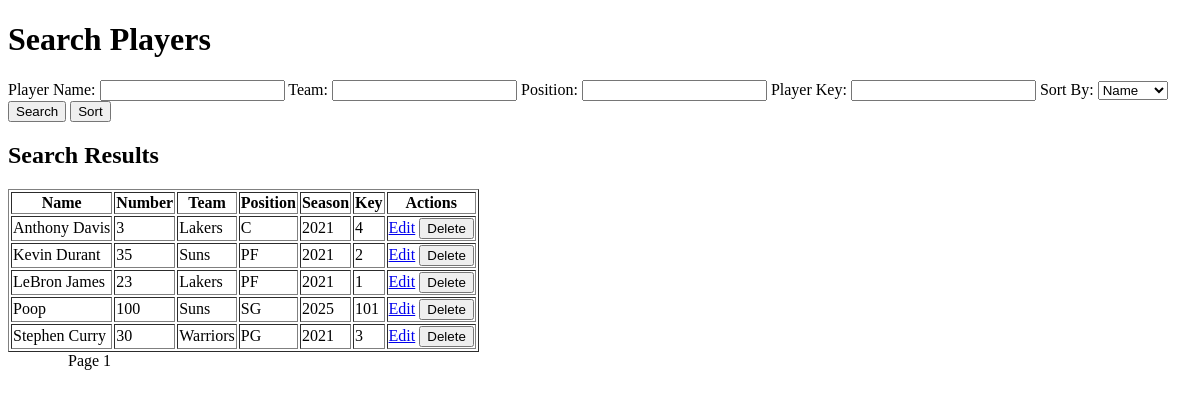
The page /search on the database as committed earlier.
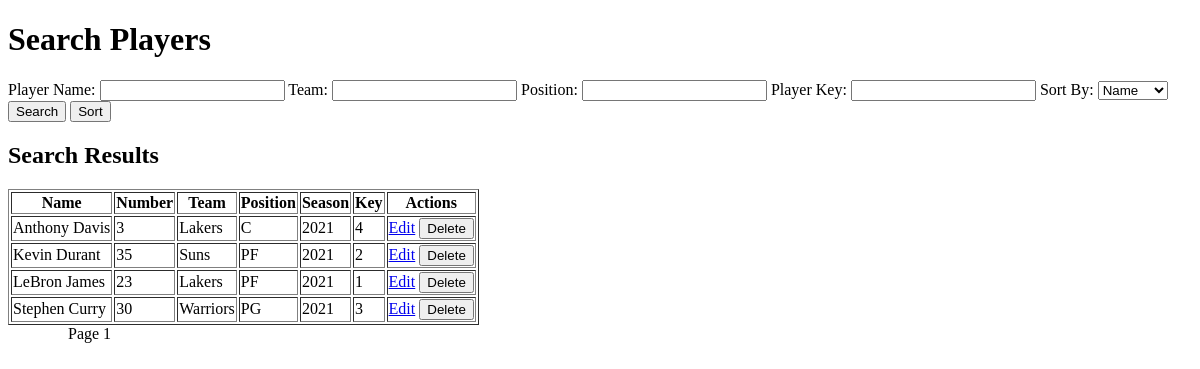
The same page on the database as committed later.
### tables this page shows
CREATE TABLE player (
    p_name         varchar(100) not null,
    p_number       varchar(100) not null,
    p_team         varchar(100) not null,
    p_position     varchar(100) not null,
    p_key   varchar(100) not null, p_season varchar(100),
    PRIMARY KEY(p_key)
);

### project.py (the view)
@app.route('/search', methods=['GET', 'POST'])
def search():
    player_name = request.form.get('player_name', '').strip()
    team = request.form.get('team', '').strip()
    position = request.form.get('position', '').strip()
    player_key = request.form.get('player_key', '').strip()  # New: Get p_key from the form
    sort_by = request.form.get('sort_by', 'p_name').strip()
    action = request.form.get('action', 'search')  # Determine if it's a search or sort action
    page = int(request.args.get('page', 1))
    query = 'SELECT * FROM player WHERE 1=1'
    params = []
    if player_name:
        query += ' AND p_name LIKE ?'
        params.append(f"%{player_name}%")
    if team:
        query += ' AND p_team LIKE ?'
        params.append(f"%{team}%")
    if position:
        query += ' AND p_position LIKE ?'
        params.append(f"%{position}%")
    if player_key:  # New: Add p_key filter
        query += ' AND p_key = ?'
        params.append(player_key)
    if action == 'sort':
        query += f' ORDER BY {sort_by}'
    else:
        query += ' ORDER BY p_name'
    offset = (page - 1) * PER_PAGE
    query += ' LIMIT ? OFFSET ?'
    params.extend([PER_PAGE, offset])
    connection = get_db_connection()
    players = connection.execute(query, params).fetchall()
    total_query = 'SELECT COUNT(*) FROM player WHERE 1=1'
    total_params = params[:-2]  # Exclude pagination params
    if player_name:
        total_query += ' AND p_name LIKE ?'
    if team:
        total_query += ' AND p_team LIKE ?'
    if position:
        total_query += ' AND p_position LIKE ?'
    if player_key:
        total_query += ' AND p_key = ?'
    total = connection.execute(total_query, total_params).fetchone()[0]
    connection.close()
    return render_template(
        'search.html', players=players, player_name=player_name, team=team, position=position,
        player_key=player_key, sort_by=sort_by, page=page, total=total, per_page=PER_PAGE
    )

### project.py (called while the page is built)
def get_db_connection():
    connection = sqlite3.connect(DB_PATH)
    connection.row_factory = sqlite3.Row
    return connection

### templates/search.html (shortened to what this page needs)
<!DOCTYPE html>
<html lang="en">
<head>
</head>
<body>
    <h1>Search Players</h1>
    <form method="POST" action="/search">
        <label for="player_name">Player Name:</label>
        <input type="text" id="player_name" name="player_name" value="{{ player_name }}">
        <label for="team">Team:</label>
        <input type="text" id="team" name="team" value="{{ team }}">
        <label for="position">Position:</label>
        <input type="text" id="position" name="position" value="{{ position }}">
        <label for="player_key">Player Key:</label>
        <input type="text" id="player_key" name="player_key" value="{{ player_key }}">
        <label for="sort_by">Sort By:</label>
        <select id="sort_by" name="sort_by">
            <option value="p_name" {% if sort_by == 'p_name' %}selected{% endif %}>Name</option>
        </select>
        <button type="submit" name="action" value="search">Search</button>
        <button type="submit" name="action" value="sort">Sort</button>
    </form>
    {% if players %}
    <h2>Search Results</h2>
    <table border="1">
        <tr>
            <th>Name</th>
            <th>Number</th>
            <th>Team</th>
            <th>Position</th>
            <th>Season</th>
            <th>Key</th>
            <th>Actions</th>
        </tr>
        {% for player in players %}
        <tr>
            <td>{{ player['p_name'] }}</td>
            <td>{{ player['p_number'] }}</td>
            <td>{{ player['p_team'] }}</td>
            <td>{{ player['p_position'] }}</td>
            <td>{{ player['p_season'] }}</td>
            <td>{{ player['p_key'] }}</td>
            <td>
                <a href="/edit/{{ player['p_key'] }}">Edit</a>
                <form method="POST" action="/delete/{{ player['p_key'] }}" style="display:inline;">
                    <button type="submit">Delete</button>
                </form>
            </td>
        </tr>
        {% endfor %}
    </table>
    {% endif %}
    <div>
        Page {{ page }}
    </div>
</body>
</html>

Rows that differ between the two databases and show on the page:
removed player: p_name "Poop", p_number "100", p_team "Suns", p_position "SG", p_season "2025", p_key "101"
